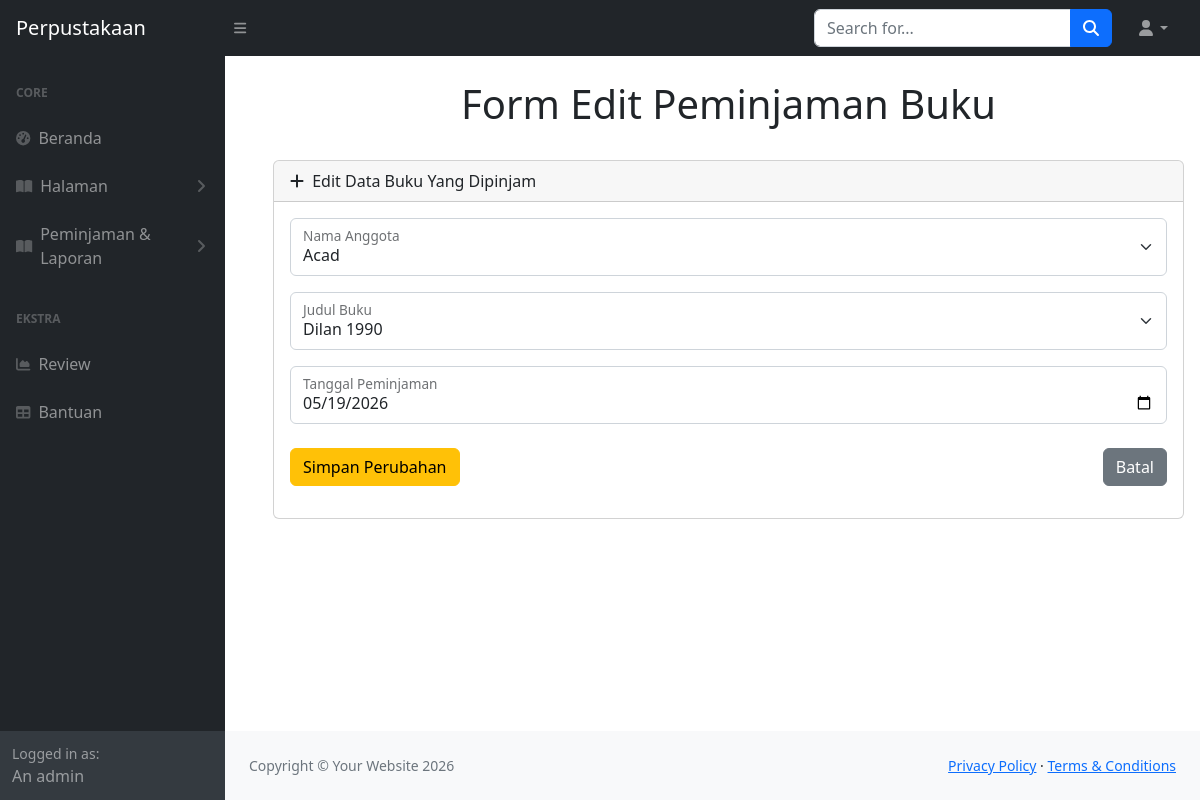
The page /library/admin/index.php?page=edit_peminjaman&id=4 (signed in) on the database its author committed.
### tables this page shows
CREATE TABLE `peminjaman` (
  `Id_Peminjaman` int(100) NOT NULL,
  `Id_Anggota` int(100) NOT NULL,
  `Id_Buku` int(100) NOT NULL,
  `Tanggal_Pinjam` varchar(100) NOT NULL,
  `Tanggal_Kembali` varchar(100) NOT NULL,
  `Status` enum('Dipinjam','Dikembalikan') NOT NULL
);

CREATE TABLE `anggota` (
  `Id_Anggota` int(100) NOT NULL,
  `Nama_Anggota` varchar(100) NOT NULL,
  `Alamat` text NOT NULL,
  `Jenis_Kelamin` enum('Laki-laki','Perempuan') NOT NULL,
  `Email` varchar(100) NOT NULL,
  `Password` varchar(100) NOT NULL
);

CREATE TABLE `buku` (
  `Id_Buku` int(100) NOT NULL,
  `Judul_Buku` varchar(100) NOT NULL,
  `Pengarang` varchar(100) NOT NULL,
  `Penerbit` varchar(100) NOT NULL,
  `Tahun_Terbit` varchar(100) NOT NULL,
  `Foto` varchar(255) DEFAULT NULL
);

### library/Admin/edit_peminjaman.php (the view, shortened to what this page needs)
<?php
include '../koneksi.php';
if (isset($_GET['id'])) {
    $id = mysqli_real_escape_string($conn, $_GET['id']);
} elseif (isset($_POST['id'])) {
    $id = mysqli_real_escape_string($conn, $_POST['id']);
} else {
    echo "<script>alert('ID tidak ditemukan'); window.location.href='index.php?page=data_peminjaman';</script>";
    exit;
}
$query_anggota = "SELECT * FROM anggota";
$result_anggota = mysqli_query($conn, $query_anggota);
$query_buku = "SELECT * FROM buku";
$result_buku = mysqli_query($conn, $query_buku);
$q = mysqli_query($conn, "SELECT * FROM peminjaman WHERE Id_Peminjaman='$id'") or die(mysqli_error($conn));
$peminjaman_data = mysqli_fetch_assoc($q);
?>
<h1 class="mt-4 ms-5 me-3">
    <center>Form Edit Peminjaman Buku</center>
</h1>
<br>
<div class="card mb-4 ms-5 me-3">
    <div class="card-header">
        <i class="fas fa-plus me-1"></i>
        Edit Data Buku Yang Dipinjam
    </div>
    <div class="card-body">
        <form method="post" action="">
            <div class="form-floating mb-3">
                <select class="form-select" name="id_anggota" required>
                    <?php while($anggota = mysqli_fetch_assoc($result_anggota)) { ?>
                        <option value="<?= $anggota['Id_Anggota']; ?>" <?= ($anggota['Id_Anggota'] == $peminjaman_data['Id_Anggota']) ? 'selected' : ''; ?>>
                            <?= $anggota['Nama_Anggota']; ?>
                        </option>
                    <?php } ?>
                </select>
                <label>Nama Anggota</label>
            </div>
            <div class="form-floating mb-3">
                <select class="form-select" name="id_buku" required>
                    <?php while($buku = mysqli_fetch_assoc($result_buku)) { ?>
                        <option value="<?= $buku['Id_Buku']; ?>" <?= ($buku['Id_Buku'] == $peminjaman_data['Id_Buku']) ? 'selected' : ''; ?>>
                            <?= $buku['Judul_Buku']; ?>
                        </option>
                    <?php } ?>
                </select>
                <label>Judul Buku</label>
            </div>
            <div class="form-floating mb-3">
                <input class="form-control" type="date"
                name="tanggal_pinjam" required value="<?= htmlspecialchars($peminjaman_data['Tanggal_Pinjam']); ?>">
                <label>Tanggal Peminjaman</label>
            </div>
            <div class="mt-4 mb-3">
                <div class="d-flex justify-content-between">
                    <input type="submit" class="btn btn-warning" value="Simpan Perubahan">
                    <a href="index.php?page=data_peminjaman" class="btn btn-secondary">Batal</a>
                </div>
            </div>
        </form>
    </div>
</div>

### rows shown on the page
peminjaman: id_anggota "Acad", id_buku "Dilan 1990", tanggal_pinjam "05/19/2026"
